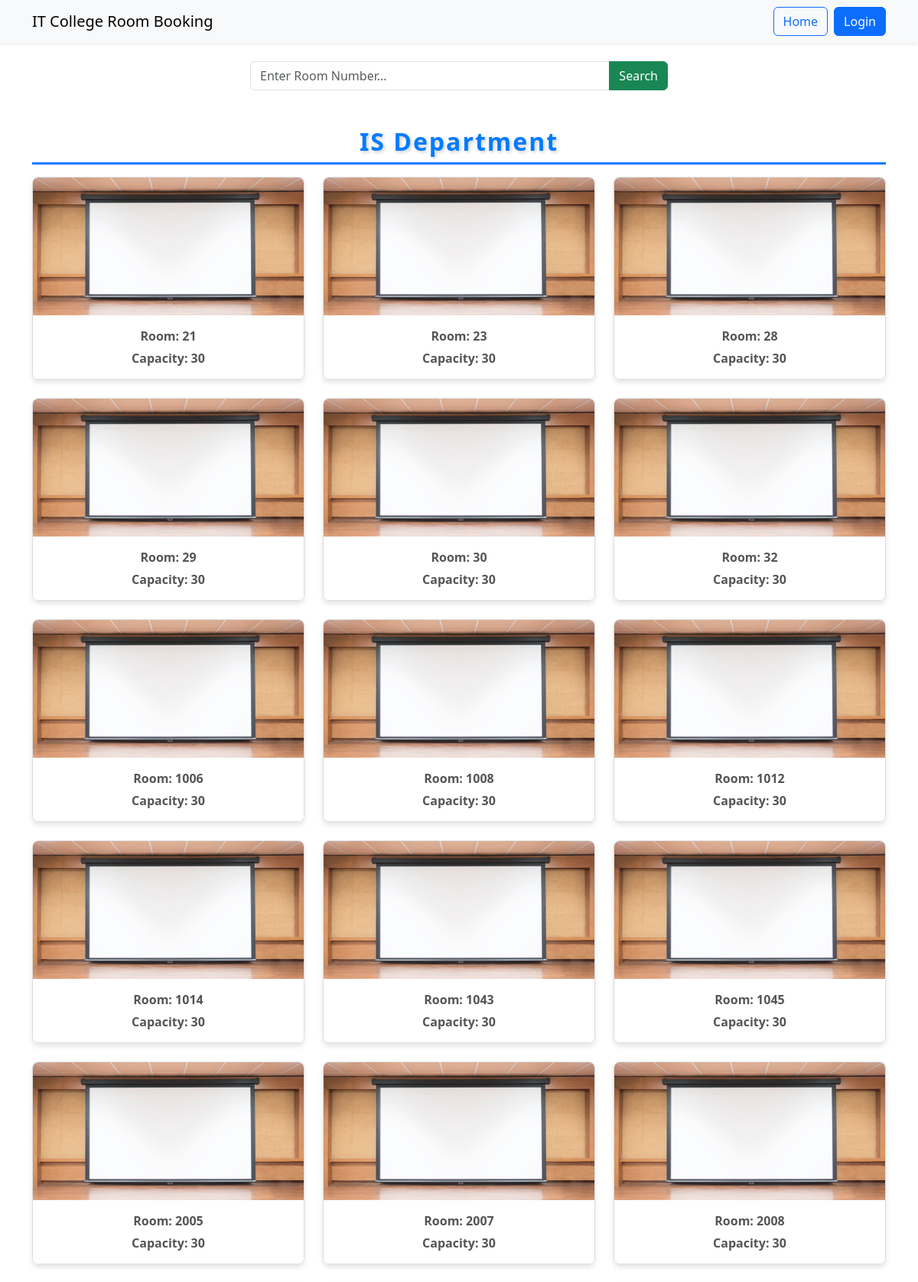
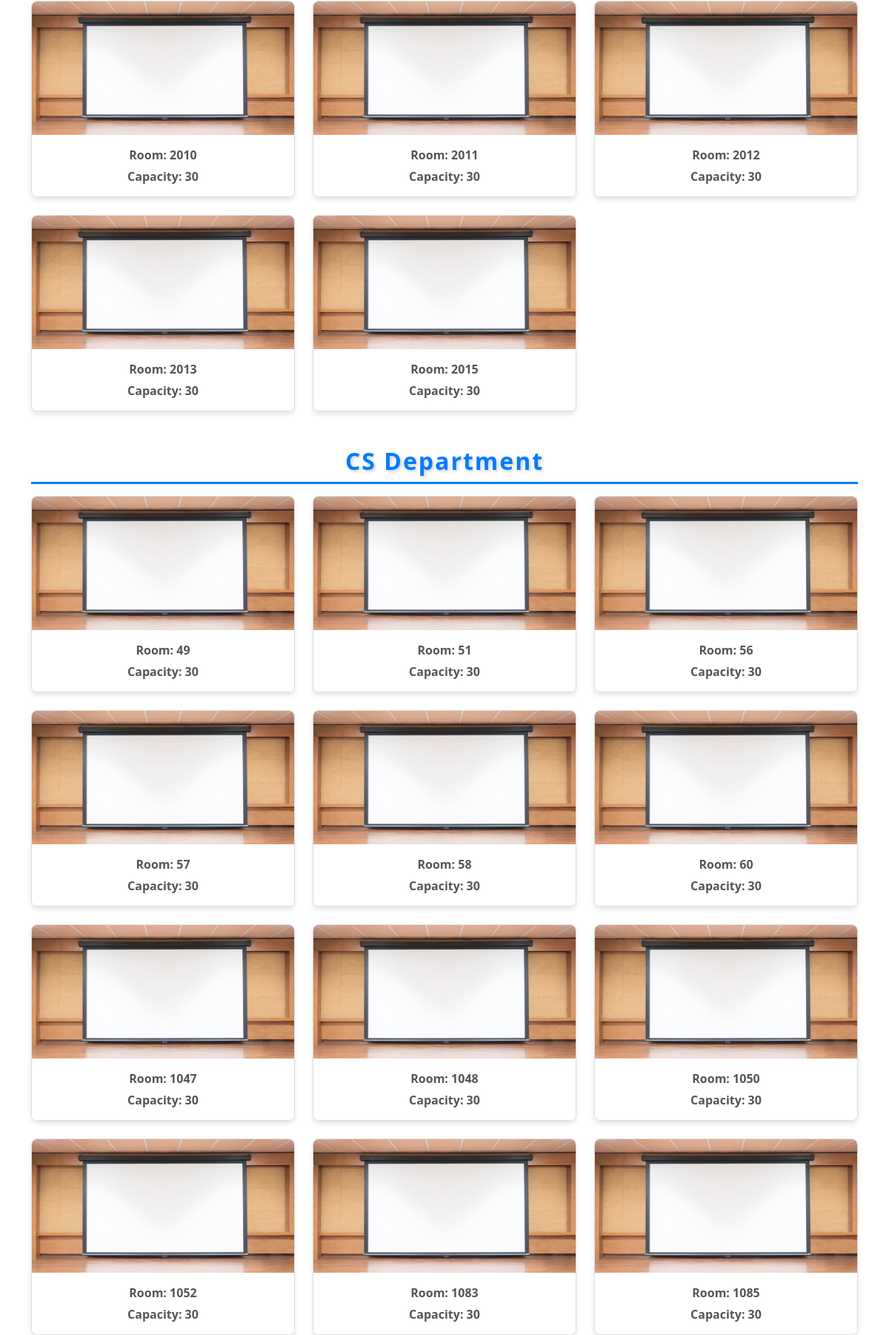
The app's page /public/room-browsing/room_browse.php (upper part) with its own data (2 pictures, top to bottom).
### tables this page shows
CREATE TABLE Rooms (
    RoomID INT AUTO_INCREMENT PRIMARY KEY,
    RoomNo INT UNIQUE NOT NULL,
    Status ENUM('Available', 'Occupied', 'Maintenance') NOT NULL,
    Capacity INT NOT NULL CHECK (Capacity > 0),
    RoomType ENUM('Classroom', 'Lab', 'Lecture Hall', 'Auditorium') NOT NULL,
    Department ENUM('IS', 'CS', 'CE') NOT NULL,
    Equipment VARCHAR(255)   
);

### public/room-browsing/fetch_data.php (called while the page is built, shortened)
<?php
$db = connect();
function fetchRoomsByDepartment($department)
{
    global $db;
    $stmt = $db->prepare("SELECT RoomNo, Capacity FROM Rooms WHERE Department = :Department");
    $stmt->bindParam(':Department', $department, PDO::PARAM_STR);
    $stmt->execute();
    return $stmt->fetchAll(PDO::FETCH_ASSOC);
}
?>

### public/room-browsing/room_browse.php (the view, shortened to what this page needs)
<?php
include 'fetch_data.php';
$isRooms = fetchRoomsByDepartment('IS');
$csRooms = fetchRoomsByDepartment('CS');
?>
<!DOCTYPE html>
<html lang="en">
<head>
    <link href="https://cdn.jsdelivr.net/npm/bootstrap@5.3.3/dist/css/bootstrap.min.css" rel="stylesheet">
    <link href="../css/roomstyle.css" rel="stylesheet">
</head>
<body>
    <nav class="navbar navbar-expand-lg navbar-light bg-light shadow-sm">
        <div class="container">
            <a class="navbar-brand">IT College Room Booking</a>
            <div class="collapse navbar-collapse justify-content-end" id="navbarNav">
                <div class="navbar-nav align-items-center">
                    <a href="room_browse.php" class="btn btn-outline-primary me-2">Home</a>
                    <?php if (isset($_SESSION['username'])):
                        $stmt = $db->prepare("SELECT ProfileImage, ImageType FROM Users WHERE Username = ?");
                        $stmt->execute([$_SESSION['username']]);
                        $user = $stmt->fetch(PDO::FETCH_ASSOC);
                        $imageSource = $user['ProfileImage'] ?
                            "data:" . $user['ImageType'] . ";base64," . base64_encode($user['ProfileImage']) :
                            "../images/default-profile.jpg";
                    ?>
                        <a href="../profile-management/profile_page.php" class="nav-link me-2">
                            <img src="<?= htmlspecialchars($imageSource) ?>"
                                 alt="Profile"
                                 class="rounded-circle profile-icon"
                                 style="width: 32px; height: 32px; object-fit: cover;">
                        </a>
                        <a href="../logout.php" class="nav-link">
                            <img src="../images/bxs-exit.svg"
                                 alt="Logout"
                                 class="logout-icon"
                                 style="width: 24px; height: 24px;">
                        </a>
                    <?php else: ?>
                        <a href="../login.php" class="btn btn-primary">Login</a>
                    <?php endif; ?>
                </div>
            </div>
        </div>
    </nav>
    <div class="container">
        <div class="row justify-content-center my-4">
            <div class="col-md-6">
                <form action="room_browse.php" method="GET" class="input-group">
                    <input type="text" name="query" class="form-control" placeholder="Enter Room Number..." required>
                    <button type="submit" class="btn btn-success">Search</button>
                </form>
            </div>
        </div>
        <div class="department-section my-5">
            <h2 class="department-heading">IS Department</h2>
            <div class="row row-cols-1 row-cols-md-3 g-4">
                <?php foreach ($isRooms as $room): ?>
                    <div class="col">
                        <div class="room-card">
                        <a href="room_details.php?roomNo=<?= htmlspecialchars($room['RoomNo']) ?>" class="text-decoration-none">
                            <img src="<?= htmlspecialchars('../images/room.jpg') ?>" alt="Room Image">
                            <div class="room-info">
                                <p>Room: <?= htmlspecialchars($room['RoomNo']) ?></p>
                                <p>Capacity: <?= htmlspecialchars($room['Capacity']) ?></p>
                            </div>
                            </a>
                        </div>
                    </div>
                <?php endforeach; ?>
            </div>
        </div>
        <div class="department-section my-5">
            <h2 class="department-heading">CS Department</h2>
            <div class="row row-cols-1 row-cols-md-3 g-4">
                <?php foreach ($csRooms as $room): ?>
                    <div class="col">
                        <div class="room-card">
                        <a href="room_details.php?roomNo=<?= htmlspecialchars($room['RoomNo']) ?>" class="text-decoration-none">
                            <img src="<?= htmlspecialchars('../images/room.jpg') ?>" alt="Room Image">
                            <div class="room-info">
                                <p>Room: <?= htmlspecialchars($room['RoomNo']) ?></p>
                                <p>Capacity: <?= htmlspecialchars($room['Capacity']) ?></p>
                            </div>
                            </a>
                        </div>
                    </div>
                <?php endforeach; ?>
            </div>
        </div>
    </div>
</body>
</html>

### public/css/roomstyle.css (style rules this page uses)
.department-heading { font-size: 2rem; font-weight: bold; color: #007bff; border-bottom: 3px solid #007bff; margin-bottom: 1rem; padding-bottom: 0.5rem; letter-spacing: 2px; text-shadow: 2px 2px 4px rgba(0, 0, 0, 0.2); text-align: center; }
.room-card { border: 1px solid #ddd; border-radius: 8px; overflow: hidden; box-shadow: 0 4px 6px rgba(0, 0, 0, 0.1); text-align: center; position: relative; transition: transform 0.3s, box-shadow 0.3s; }
.room-card img { width: 100%; height: 180px; }
.room-card .room-info { padding: 10px; background-color: white; }
.room-card .room-info p { margin: 5px 0; font-size: 16px; font-weight: bold; color: #555; }

### records on screen
rooms: RoomNo "21", Capacity "30"
rooms: RoomNo "23", Capacity "30"
rooms: RoomNo "28", Capacity "30"
rooms: RoomNo "29", Capacity "30"
rooms: RoomNo "30", Capacity "30"
rooms: RoomNo "32", Capacity "30"
rooms: RoomNo "1006", Capacity "30"
rooms: RoomNo "1008", Capacity "30"
rooms: RoomNo "1012", Capacity "30"
rooms: RoomNo "1014", Capacity "30"
rooms: RoomNo "1043", Capacity "30"
rooms: RoomNo "1045", Capacity "30"
rooms: RoomNo "2005", Capacity "30"
rooms: RoomNo "2007", Capacity "30"
rooms: RoomNo "2008", Capacity "30"
rooms: RoomNo "2010", Capacity "30"
rooms: RoomNo "2011", Capacity "30"
rooms: RoomNo "2012", Capacity "30"
rooms: RoomNo "2013", Capacity "30"
rooms: RoomNo "2015", Capacity "30"
rooms: RoomNo "49", Capacity "30"
rooms: RoomNo "51", Capacity "30"
rooms: RoomNo "56", Capacity "30"
rooms: RoomNo "57", Capacity "30"
rooms: RoomNo "58", Capacity "30"
rooms: RoomNo "60", Capacity "30"
rooms: RoomNo "1047", Capacity "30"
rooms: RoomNo "1048", Capacity "30"
rooms: RoomNo "1050", Capacity "30"
rooms: RoomNo "1052", Capacity "30"
rooms: RoomNo "1083", Capacity "30"
rooms: RoomNo "1085", Capacity "30"
